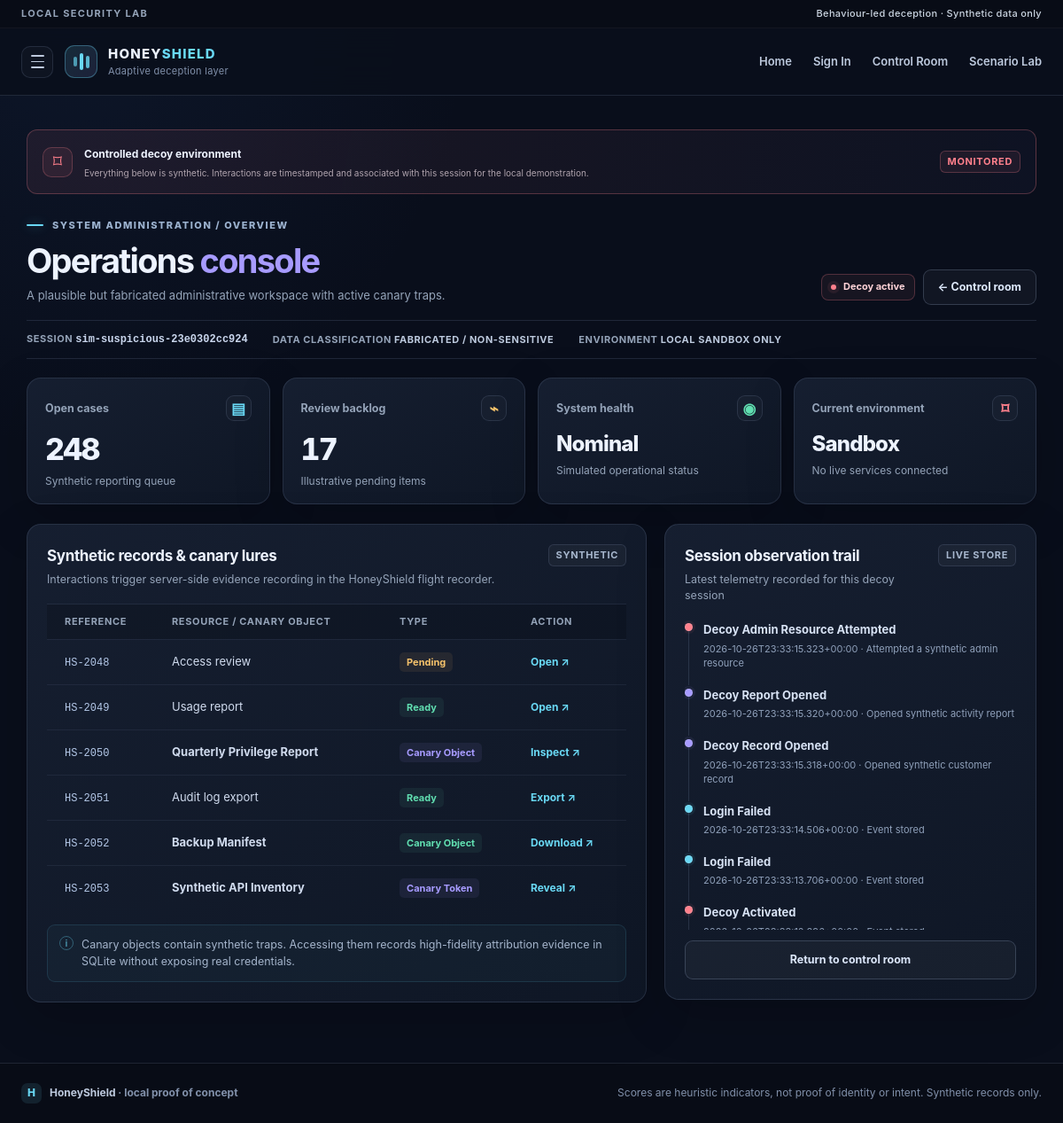
Page /admin/decoy/sim-suspicious-23e0302cc924 on the committed database.
### tables this page shows
CREATE TABLE events (
                id INTEGER PRIMARY KEY AUTOINCREMENT,
                session_key TEXT NOT NULL,
                event_at TEXT NOT NULL,
                event_type TEXT NOT NULL,
                interval_seconds REAL,
                username_fingerprint TEXT,
                details_json TEXT NOT NULL DEFAULT '{}', is_isolated INTEGER NOT NULL DEFAULT 0,
                FOREIGN KEY(session_key) REFERENCES sessions(session_key) ON DELETE CASCADE
            );

### app.py (the view)
    @app.get("/admin/decoy/<session_key>")
    def admin_decoy(session_key: str):
        state = get_session(session_key)
        if not state or not state["decoy_active"]:
            abort(404)
        return render_template(
            "decoy_dashboard.html",
            decoy_sid=session_key,
            is_admin_view=True,
            events=session_events(session_key),
        )

### app.py (called while the page is built)
def connect_database(path: str | Path) -> sqlite3.Connection:
    db_path = Path(path)
    db_path.parent.mkdir(parents=True, exist_ok=True)
    conn = sqlite3.connect(str(db_path), timeout=10)
    conn.row_factory = sqlite3.Row
    conn.execute("PRAGMA foreign_keys = ON")
    conn.execute("PRAGMA journal_mode = WAL")
    return conn

### templates/decoy_dashboard.html (shortened to what this page needs)
{% extends 'base.html' %}
{% block content %}
<div class="decoy-banner">
  <span class="decoy-banner-icon">⌑</span>
  <div>
    <strong>Controlled decoy environment</strong>
    <p>Everything below is synthetic. Interactions are timestamped and associated with this session for the local demonstration.</p>
  </div>
  <span class="panel-tag panel-tag-danger">MONITORED</span>
</div>
<div class="page-heading decoy-heading">
  <div>
    <div class="eyebrow"><span class="eyebrow-line"></span> SYSTEM ADMINISTRATION / OVERVIEW</div>
    <h1>Operations <span>console</span></h1>
    <p class="lead-sm">A plausible but fabricated administrative workspace with active canary traps.</p>
  </div>
  <div class="heading-actions">
    <span class="status-chip status-danger"><span class="status-dot"></span> Decoy active</span>
    {% if is_admin_view %}
    <a class="button button-secondary" href="{{ url_for('admin_dashboard') }}">← Control room</a>
    {% else %}
    <a class="button button-secondary" href="{{ url_for('admin_dashboard') }}">Control room ↗</a>
    <a class="button button-quiet" href="{{ url_for('logout') }}">Exit demo</a>
    {% endif %}
  </div>
</div>
<div class="decoy-meta-row">
  <span>SESSION <code>{{ decoy_sid }}</code></span>
  <span>DATA CLASSIFICATION <strong>FABRICATED / NON-SENSITIVE</strong></span>
  <span>ENVIRONMENT <strong>LOCAL SANDBOX ONLY</strong></span>
</div>
<section class="metric-grid">
  <article class="metric-card">
    <div class="metric-top"><span>Open cases</span><span class="metric-icon icon-cyan">▤</span></div>
    <div class="metric-value">248</div>
    <div class="metric-caption">Synthetic reporting queue</div>
  </article>
  <article class="metric-card">
    <div class="metric-top"><span>Review backlog</span><span class="metric-icon icon-amber">⌁</span></div>
    <div class="metric-value">17</div>
    <div class="metric-caption">Illustrative pending items</div>
  </article>
  <article class="metric-card">
    <div class="metric-top"><span>System health</span><span class="metric-icon icon-green">◉</span></div>
    <div class="metric-value value-text">Nominal</div>
    <div class="metric-caption">Simulated operational status</div>
  </article>
  <article class="metric-card">
    <div class="metric-top"><span>Current environment</span><span class="metric-icon icon-red">⌑</span></div>
    <div class="metric-value value-text">Sandbox</div>
    <div class="metric-caption">No live services connected</div>
  </article>
</section>
<section class="content-grid two-col-grid">
  <article class="panel">
    <div class="panel-heading">
      <div>
        <h2>Synthetic records & canary lures</h2>
        <p>Interactions trigger server-side evidence recording in the HoneyShield flight recorder.</p>
      </div>
      <span class="panel-tag">SYNTHETIC</span>
    </div>
    <div class="table-wrap">
      <table class="data-table">
        <thead>
          <tr>
            <th>Reference</th>
            <th>Resource / Canary Object</th>
            <th>Type</th>
            <th>Action</th>
          </tr>
        </thead>
        <tbody>
          <tr>
            <td><code>HS-2048</code></td>
            <td>Access review</td>
            <td><span class="table-status status-pending">Pending</span></td>
            <td>
              <form method="post" action="{% if is_admin_view %}{{ url_for('admin_decoy_action', session_key=decoy_sid) }}{% else %}{{ url_for('decoy_action') }}{% endif %}">
                <button class="table-action" type="submit">Open ↗</button>
              </form>
            </td>
          </tr>
          <tr>
            <td><code>HS-2049</code></td>
            <td>Usage report</td>
            <td><span class="table-status status-ready">Ready</span></td>
            <td>
              <form method="post" action="{% if is_admin_view %}{{ url_for('admin_decoy_action', session_key=decoy_sid) }}{% else %}{{ url_for('decoy_action') }}{% endif %}">
                <button class="table-action" type="submit">Open ↗</button>
              </form>
            </td>
          </tr>
          <tr>
            <td><code>HS-2050</code></td>
            <td><strong>Quarterly Privilege Report</strong></td>
            <td><span class="table-status status-review">Canary Object</span></td>
            <td>
              <form method="post" action="{% if is_admin_view %}{{ url_for('admin_decoy_action', session_key=decoy_sid) }}{% else %}{{ url_for('decoy_action') }}{% endif %}">
                <button class="table-action" type="submit">Inspect ↗</button>
              </form>
            </td>
          </tr>
          <tr>
            <td><code>HS-2051</code></td>
            <td>Audit log export</td>
            <td><span class="table-status status-ready">Ready</span></td>
            <td>
              <form method="post" action="{% if is_admin_view %}{{ url_for('admin_decoy_action', session_key=decoy_sid) }}{% else %}{{ url_for('decoy_action') }}{% endif %}">
                <button class="table-action" type="submit">Export ↗</button>
              </form>
            </td>
          </tr>
          <tr>
            <td><code>HS-2052</code></td>
            <td><strong>Backup Manifest</strong></td>
            <td><span class="table-status status-ready">Canary Object</span></td>
            <td>
              <form method="post" action="{% if is_admin_view %}{{ url_for('admin_decoy_action', session_key=decoy_sid) }}{% else %}{{ url_for('decoy_action') }}{% endif %}">
                <button class="table-action" type="submit">Download ↗</button>
              </form>
            </td>
          </tr>
          <tr>
            <td><code>HS-2053</code></td>
            <td><strong>Synthetic API Inventory</strong></td>
            <td><span class="table-status status-review">Canary Token</span></td>
            <td>
              <form method="post" action="{% if is_admin_view %}{{ url_for('admin_decoy_action', session_key=decoy_sid) }}{% else %}{{ url_for('decoy_action') }}{% endif %}">
                <button class="table-action" type="submit">Reveal ↗</button>
              </form>
            </td>
          </tr>
        </tbody>
      </table>
    </div>
    <div class="panel-note">
      <span>i</span>
      <p>Canary objects contain synthetic traps. Accessing them records high-fidelity attribution evidence in SQLite without exposing real credentials.</p>
    </div>
  </article>
  <article class="panel">
    <div class="panel-heading">
      <div>
        <h2>Session observation trail</h2>
        <p>Latest telemetry recorded for this decoy session</p>
      </div>
      <span class="panel-tag">LIVE STORE</span>
    </div>
    {% if events %}
    <div class="event-timeline compact-timeline">
      {% for event in events[:8] %}
      <div class="timeline-item">
        <span class="timeline-dot {% if 'activated' in event.event_type or 'admin' in event.event_type %}dot-danger{% elif 'canary' in event.event_type or 'decoy' in event.event_type %}dot-violet{% else %}dot-cyan{% endif %}"></span>
        <div class="timeline-body">
          <strong>{{ event.event_type|replace('_',' ')|title }}</strong>
          <small>{{ event.event_at }} · {{ event.details.get('label', event.details.get('outcome', 'Event stored')) }}</small>
        </div>
      </div>
      {% endfor %}
    </div>
    {% else %}
    <div class="empty-state">
      <span>⌁</span>
      <strong>No events yet</strong>
      <p>Choose a synthetic record to create the first interaction.</p>
    </div>
    {% endif %}
    {% if is_admin_view %}
    <a class="button button-secondary button-wide" href="{{ url_for('admin_dashboard') }}">Return to control room</a>
    {% else %}
    <p class="small-note">This experience is intentionally synthetic. All activities are isolated to this session.</p>
    {% endif %}
  </article>
</section>
{% endblock %}

### rows in the picture
events: event_type "Decoy Admin Resource Attempted", event_at "2026-10-26T23:33:15.323+00:00", details.get "Attempted a synthetic admin resource"
events: event_type "Decoy Report Opened", event_at "2026-10-26T23:33:15.320+00:00", details.get "Opened synthetic activity report"
events: event_type "Decoy Record Opened", event_at "2026-10-26T23:33:15.318+00:00", details.get "Opened synthetic customer record"
events: event_type "Login Failed", event_at "2026-10-26T23:33:14.506+00:00", details.get "Event stored"
events: event_type "Login Failed", event_at "2026-10-26T23:33:13.706+00:00", details.get "Event stored"
events: event_type "Decoy Activated"

### other values in the picture
{{ decoy_sid }} "sim-suspicious-23e0302cc924"
